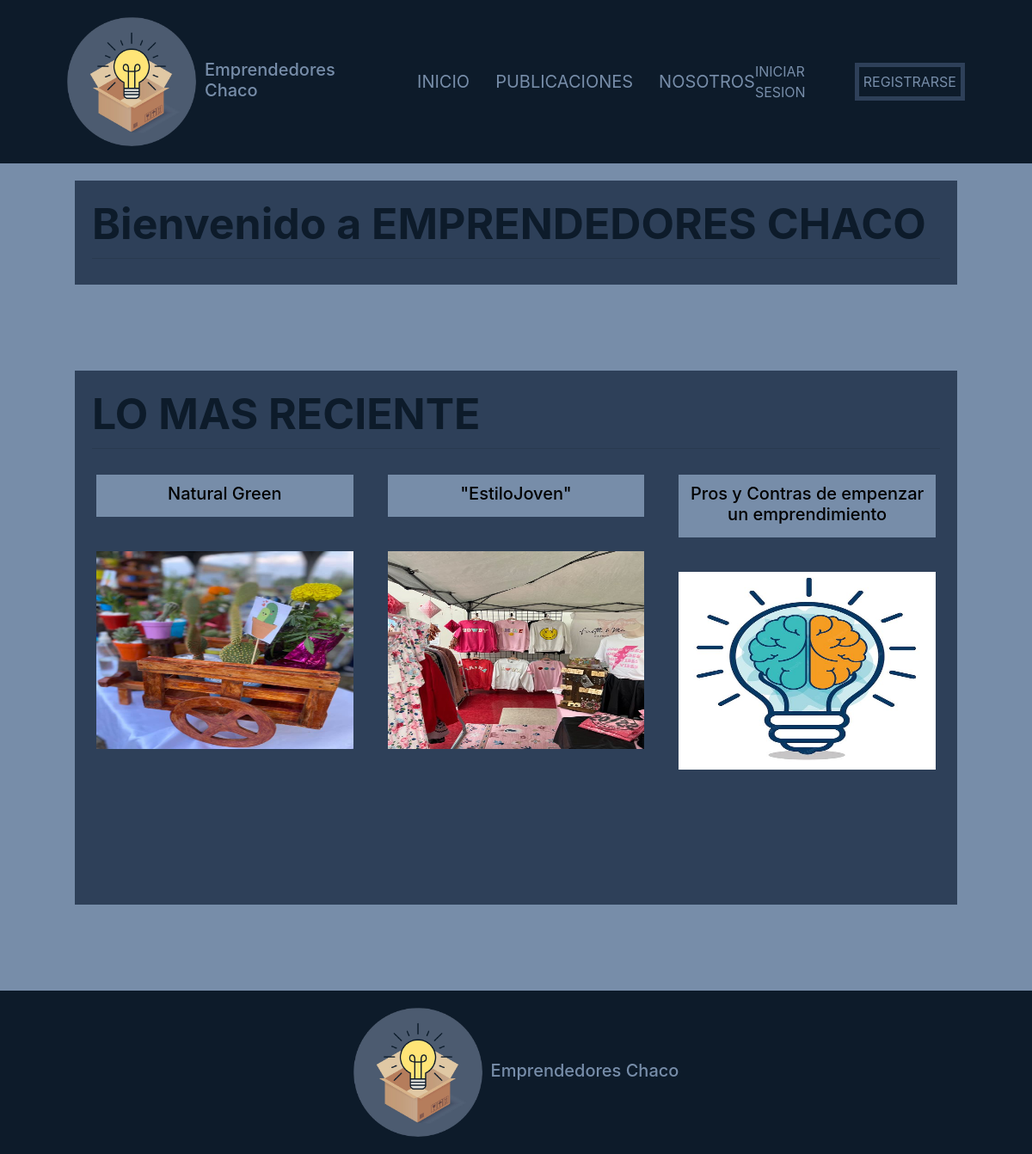
The app's page /, older data.
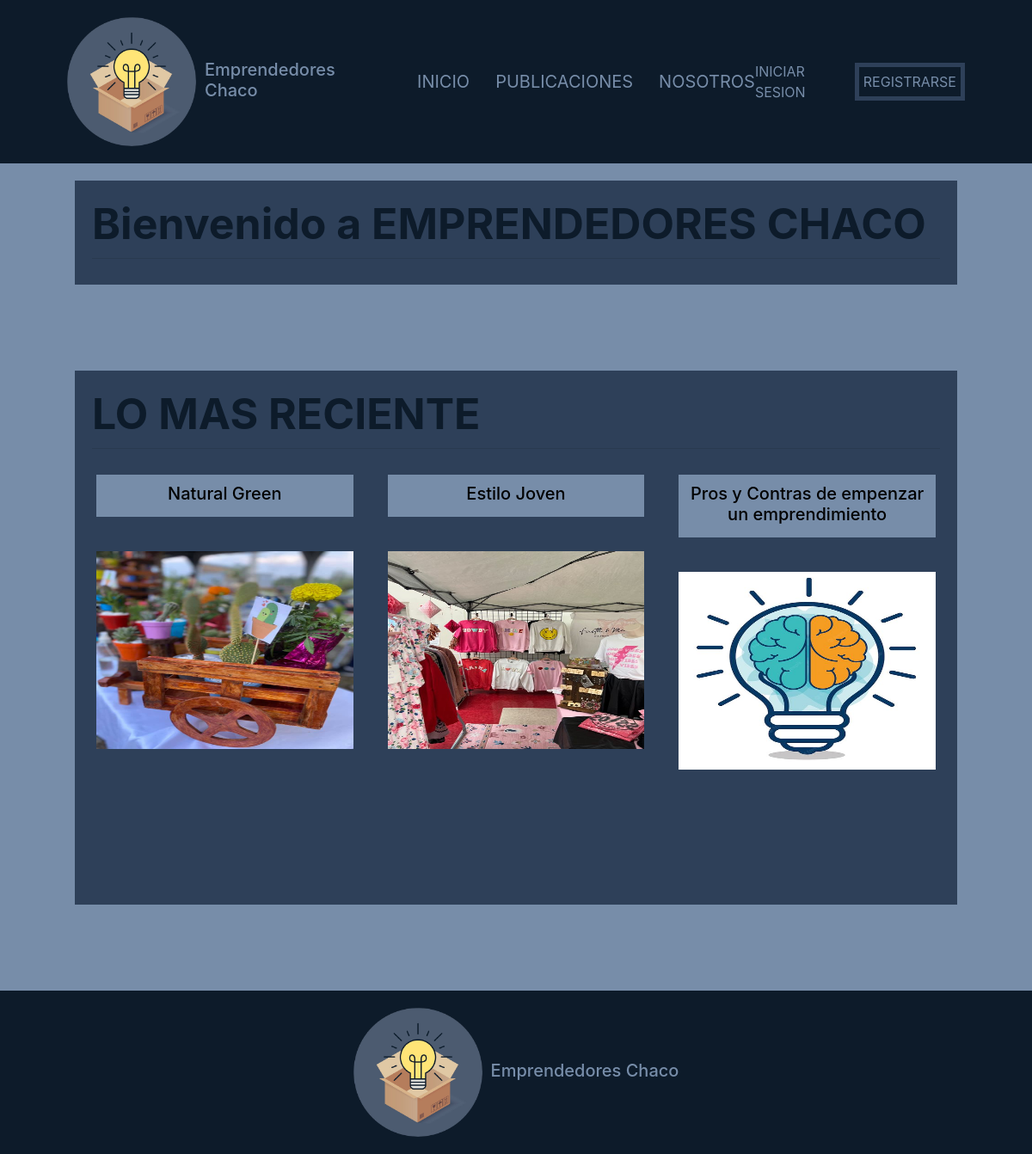
The same page, newer data.
### apps/publicaciones/models.py (models this page shows, shortened)
class Publicacion(models.Model):
    creado = models.DateTimeField('creado', auto_now_add=True)
    modificado = models.DateTimeField('modificado', auto_now=True)
    titulo = models.CharField(max_length = 250)
    contenido = models.TextField()
    autor = models.ForeignKey(User, on_delete = models.CASCADE)
    imagen = models.ImageField(upload_to = 'publicaciones')
    categoria = models.ForeignKey(Categoria, on_delete = models.CASCADE)

### BlogEmprendedores/views.py (the view)
# urls.py: path('', views.ListarRecientes, name="home"),
def ListarRecientes(request):
    ctx = {}
    categorias = Categoria.objects.all()
    todas_publicaciones = Publicacion.objects.order_by('-creado')[:3]
    ctx['object_list'] = todas_publicaciones
    ctx['categorias'] = categorias
    return render(request, 'inicio.html', ctx)

### templates/inicio.html
{% extends 'base.html' %}
{% block contenido %}
<div class="bienvenidos contenedor">
    <h2 class="inicio-titulo">Bienvenido a EMPRENDEDORES CHACO</h2><hr>
</div>
<div class="publicaciones contenedor">
    <h2 class="inicio-titulo">LO MAS RECIENTE</h2><hr>
    <div class="row">
            {% for p in object_list %}
            <div class="publicacion col-md-4 col-sm-6">
                <a class="interact" href="{% url 'publicaciones:detalle_publicacion' p.pk %}">
                    <div class="publicacion__info">
                        <h2> {{p.titulo}}</h2>
                    </div>
                    <img src="{{p.imagen.url}}">
                </a>
            </div>
            {% endfor %}
    </div>
</div>
{% endblock contenido %}

### templates/base.html (shortened to what this page needs)
{% load static %}
<!DOCTYPE html>
<html>
<head>
  <link rel="stylesheet" type="text/css" href="{% static 'css/main.css' %}">
  <link rel="stylesheet" type="text/css" href="{% static 'css/bootstrap.css' %}">
  <link rel="stylesheet" type="text/css" href="{% static 'css/normalize.css' %}">
  <link rel="stylesheet" type="text/css" href="{% static 'css/buttons.css' %}">
  <link rel="stylesheet" type="text/css" href="{% static 'css/style.css' %}">
</head>
<body>
  <header>
    <div class="encabezado contenedor">
      <div class="logo">
        <img class="logo__img" src="{% static 'img/emprende_chaco.png' %}" width="200">
        <a href="{% url 'home' %}"><h2> Emprendedores Chaco</h2></a>
      </div>
      <nav class="navegacion">
        <li class="navegacion__seccion"><a href="{% url 'home' %}">INICIO</a></li>
        <li class="navegacion__seccion"><a href="{% url 'publicaciones:listar_publicaciones' %}">PUBLICACIONES</a></li>
        <li class="navegacion__seccion"><a href="{% url 'sobrenosotros' %}">NOSOTROS</a></li>
      </nav>
      <div class="ingreso">
        {% if user.is_authenticated %}
        {{user.username|upper}}
        <a href="{% url 'logout' %}">
          <button class="cerrar_sesion">
            <svg viewBox="0 0 512 512">
              <path
                d="M377.9 105.9L500.7 228.7c7.2 7.2 11.3 17.1 11.3 27.3s-4.1 20.1-11.3 27.3L377.9 406.1c-6.4 6.4-15 9.9-24 9.9c-18.7 0-33.9-15.2-33.9-33.9l0-62.1-128 0c-17.7 0-32-14.3-32-32l0-64c0-17.7 14.3-32 32-32l128 0 0-62.1c0-18.7 15.2-33.9 33.9-33.9c9 0 17.6 3.6 24 9.9zM160 96L96 96c-17.7 0-32 14.3-32 32l0 256c0 17.7 14.3 32 32 32l64 0c17.7 0 32 14.3 32 32s-14.3 32-32 32l-64 0c-53 0-96-43-96-96L0 128C0 75 43 32 96 32l64 0c17.7 0 32 14.3 32 32s-14.3 32-32 32z">
              </path>
            </svg>
          </button>
        </a>
        {% else %}
        <li class="login"><a href="{% url 'login' %}">INICIAR SESION</a></li>
        <li class="register"><a href="{% url 'usuarios:registrar' %}">REGISTRARSE</a></li>
        {% endif %}
      </div>
    </div>
  </header>
  <main class="contenido-principal">
    {% block contenido %}
    {% endblock contenido %}
  </main>
  <footer class="footer" >
    <div class="contenedor footer__logo">
      <div class="logo">
        <img class="logo__img" src="{% static 'img/emprende_chaco.png' %}" width="200">
        <a href="{% url 'home' %}"><h2> Emprendedores Chaco</h2></a>
      </div>
    </div>
  </footer>
</body>
</html>

### static/css/main.css (style rules this page uses)
.interact { color: black; }
body { font-family: 'Roboto', sans-serif; }

### static/css/buttons.css (style rules this page uses)
a, a:link, a:visited, a:active { text-decoration: none; }

### static/css/style.css (style rules this page uses)
:root { --color_principal: #0D1B2A; --color_secundario: #778DA9; --fondo: #2E4059; --blanco: #E0E1DD; }
html { box-sizing: border-box; font-size: 62.5%; }
*, *:before, *:after { box-sizing: inherit; }
body { background-color: var(--color_secundario); font-size: 1.6rem; line-height: 1.5; padding: 0; margin: 0; }
li { list-style: none; }
a, a:link, a:visited, a:active { text-decoration:none; }
.contenedor { width: min(90%, 120rem); margin: 0 auto; }
header { background-color: var(--color_principal); height: fit-content; padding: 2rem; margin: 0; }
@media (min-width: 960px) { header { position: sticky; top: 0; z-index: 10; } }
.encabezado { display: grid; grid-template-columns: 1fr 2fr 1fr; color: var(--color_secundario); }
.footer { margin: 2rem auto 0 auto; padding: 2rem 0; background-color: var(--color_principal); }
.navegacion { display: flex; flex-direction: row; gap: 3rem; justify-content: end; align-items: center; }
.navegacion__seccion { font-size: 2rem; }
.navegacion__seccion a { color: var(--color_secundario); }
.logo { display: flex; flex-direction: row; justify-content: center; align-items: center; gap: 1rem; }
.logo h2 { color: var(--color_secundario); }
.logo__img { width: 15rem; display: flex; justify-content: center; align-items: center; }
.contenido-principal { width: 95%; margin: 2rem auto; min-height: 100vh; }
.ingreso { display: flex; gap: 2rem; justify-content: end; align-items: center; }
.ingreso li a { color: var(--color_secundario); }
.register { border: 5px solid var(--fondo); padding: .5rem; }
.publicaciones { margin: 10rem auto; background-color: var(--fondo); padding: 2rem; }
.publicacion { height: 50rem; padding: 2rem; }
.publicacion__info { height: fit-content; margin-bottom: 3rem; padding: 1rem; background-color: var(--color_secundario); }
.publicacion__info h2 { text-align: center; }
.publicacion img { width: 100%; margin: 1rem auto ; height: 50%; }
.inicio-titulo { font-weight: bold; color: var(--color_principal); font-size: 5rem; }
.bienvenidos { padding: 2rem; background-color: var(--fondo); }

Row changes from the older to the newer data that the page shows:
changed Publicacion: titulo "\"EstiloJoven\"" → "Estilo Joven"
